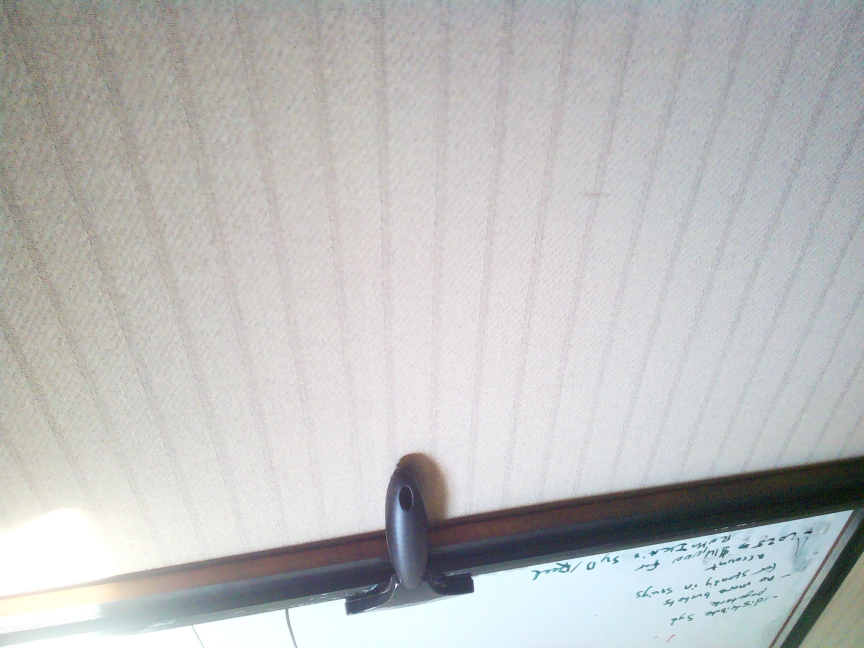
#> input picture Notes/20241016_231517.jpg, 2592 x 1944 px (shown at 1/3 size)
$ python -i process.py   (imports and definitions only)
#> lines starting #> are read from the running program, lines starting #| are printed output that depends on the picture; after the words box and inside, x2 and y2 are one past the last pixel; in counts of white or black regions, pixels touching at a corner belong together
from skimage import io, color, filters, exposure, img_as_ubyte
import numpy as np

def preprocess_image_for_ocr(image_path):
    # Load the image
#> called with image_path = 'Notes/20241016_231517.jpg'
    image = io.imread(image_path)
#> image is the input picture: shape (1944, 2592, 3); mean R, G, B 188.4, 189.2, 188.9

    # Convert to grayscale
    gray_image = color.rgb2gray(image)
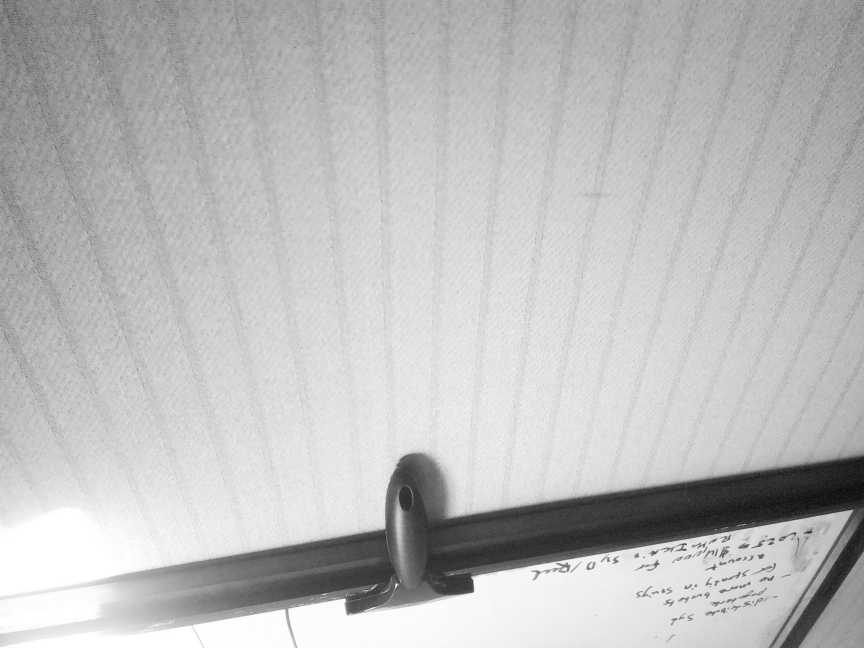
#> gray_image: shape (1944, 2592) float64 (shown at 1/3 size); min 0.000833, max 1, mean 0.741

    # Apply Gaussian filter to reduce noise
    blurred_image = filters.gaussian(gray_image, sigma=.2)

    # Enhance contrast using adaptive histogram equalization
    enhanced_image = blurred_image # exposure.equalize_adapthist(blurred_image, clip_limit=0.03)

    # Stretch the intensity values to cover the full range (0-1)
    contrast_stretched_image = enhanced_image # exposure.rescale_intensity(enhanced_image, in_range=(0, 1), out_range=(0, 1))

    # Convert the image to 8-bit unsigned integer type
    contrast_stretched_image = img_as_ubyte(contrast_stretched_image)

    # Apply a threshold to binarize the image
    threshold = filters.threshold_otsu(contrast_stretched_image)
#> threshold = 141
    binary_image = contrast_stretched_image > threshold
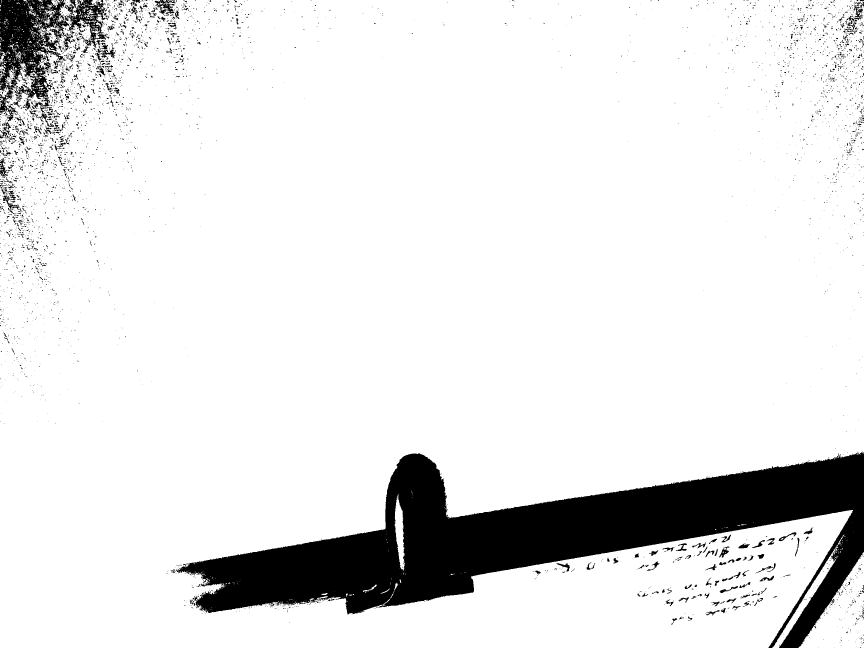
#> binary_image: shape (1944, 2592) bool (shown at 1/3 size); 89.7% white; 4460 black regions (4043 under 20 px), largest, box (x1, y1, x2, y2) and area: (529, 1356, 2592, 1944) 425446, (0, 0, 329, 364) 43838, (464, 0, 526, 42) 998

    # Invert the image so text appears white on black (if needed)
    binary_image = np.invert(binary_image)
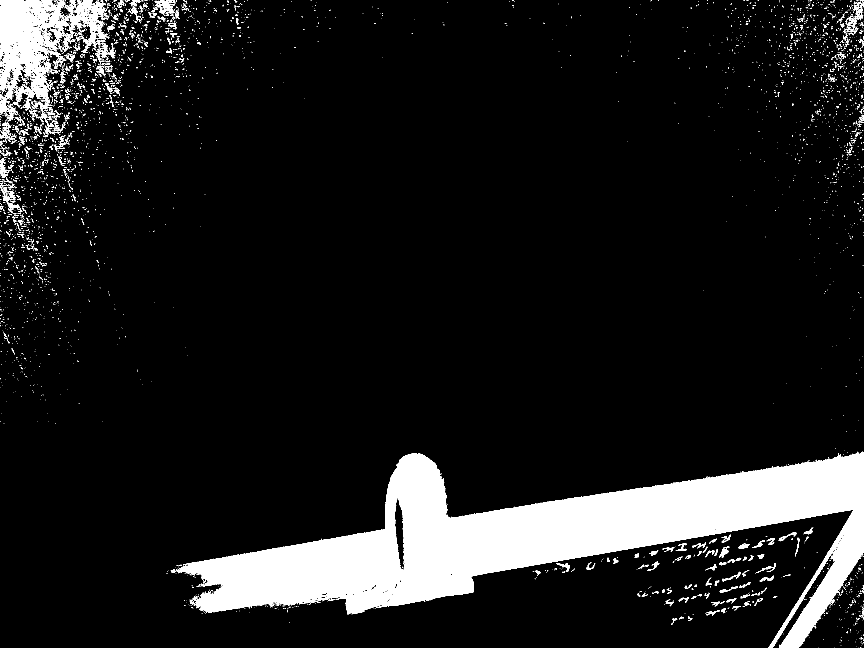
#> binary_image: shape (1944, 2592) bool (shown at 1/3 size); 10.3% white; 4460 white regions (4043 under 20 px), largest, box (x1, y1, x2, y2) and area: (529, 1356, 2592, 1944) 425446, (0, 0, 329, 364) 43838, (464, 0, 526, 42) 998

    return binary_image

>>> result = preprocess_image_for_ocr('Notes/20241016_231517.jpg')

$ run again, on Notes/20241018_044512.jpg
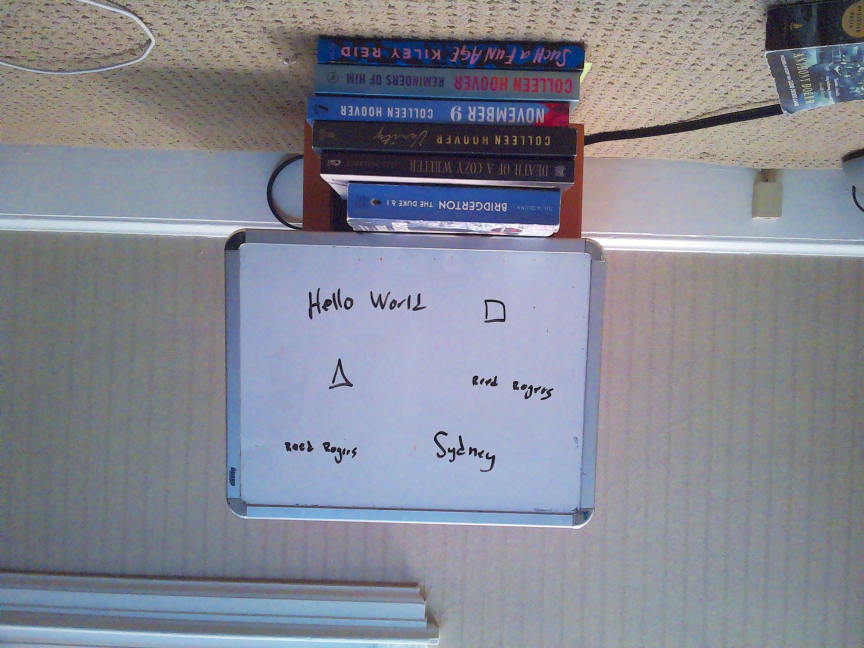
#> input picture Notes/20241018_044512.jpg, 2592 x 1944 px (shown at 1/3 size)
#> in preprocess_image_for_ocr, image is the input picture: shape (1944, 2592, 3); mean R, G, B 132.5, 135.6, 146.4
#> in preprocess_image_for_ocr, `gray_image = color.rgb2gray(image)`:
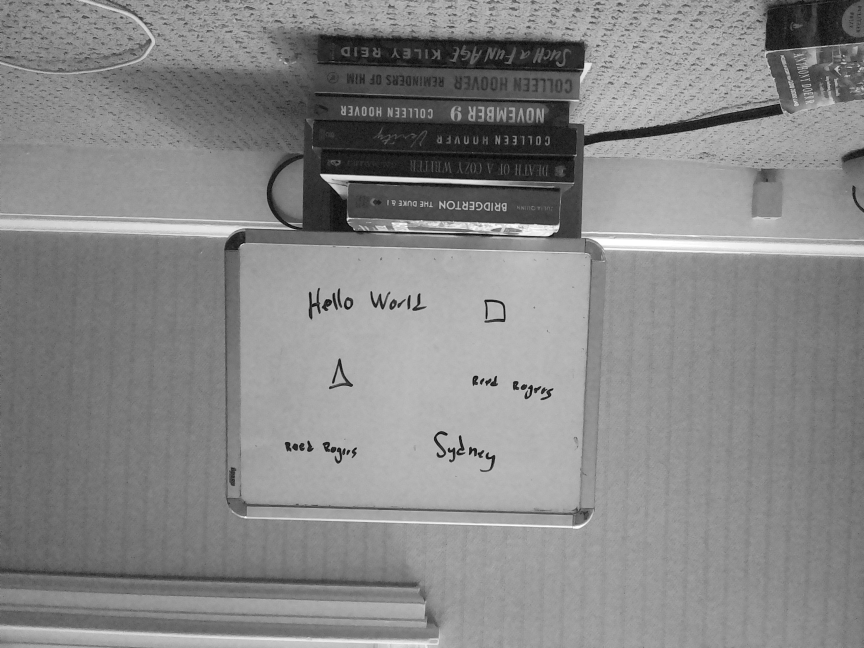
#> gray_image: shape (1944, 2592) float64 (shown at 1/3 size); min 0, max 1, mean 0.532
#> threshold = 125
#> in preprocess_image_for_ocr, `binary_image = contrast_stretched_image > threshold`:
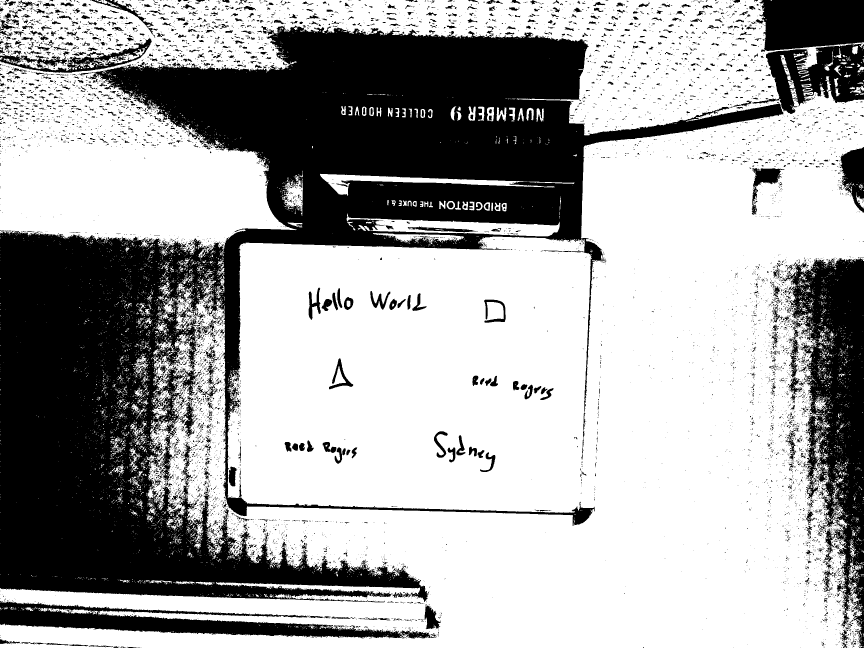
#> binary_image: shape (1944, 2592) bool (shown at 1/3 size); 65.6% white; 9038 black regions (7938 under 20 px), largest, box (x1, y1, x2, y2) and area: (0, 77, 2350, 1806) 1311255, (2345, 773, 2592, 1944) 132557, (0, 1801, 1309, 1916) 55270
